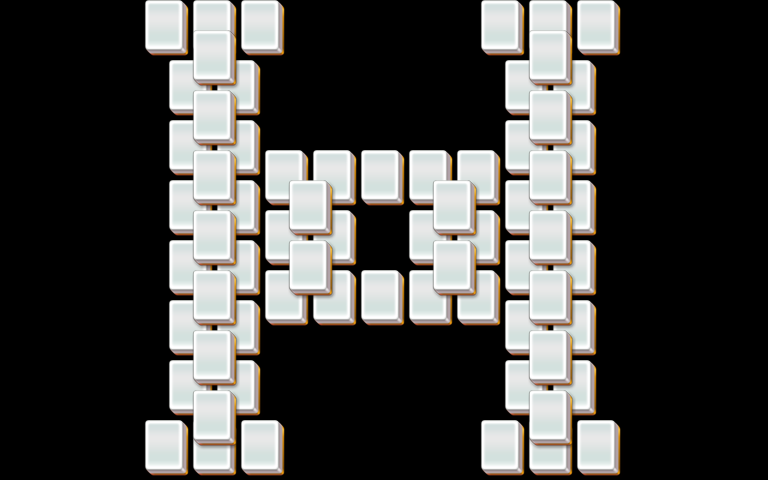

A level layout from a 2D game, rendered from its tile map. Below: a short description, then the map file with tile-grid data replaced by summaries:
An orthogonal 32x16 tile map with 24x30 px tiles, 5 tile layers (layer1, layer2, layer3, layer4, ...).

<map version="1.0" orientation="orthogonal" width="32" height="16" tilewidth="24" tileheight="30">
 <properties>
  <property name="species" value="20" />
 </properties>
 <tileset firstgid="1" name="mahjong" tilewidth="48" tileheight="60">
  <image source="mahjong.png" />
 </tileset>
 <layer name="layer1" width="32" height="16">
  <data>[512 cells, 50 non-empty, 1 distinct tile ids]</data>
 </layer>
 <layer name="layer2" width="32" height="16">
  <data>[512 cells, 50 non-empty, 1 distinct tile ids]</data>
 </layer>
 <layer name="layer3" width="32" height="16">
  <data>[512 cells, 18 non-empty, 1 distinct tile ids]</data>
 </layer>
 <layer name="layer4" width="32" height="16">
  <data>[512 cells, 0 non-empty, 0 distinct tile ids]</data>
 </layer>
 <layer name="layer5" width="32" height="16">
  <data>[512 cells, 0 non-empty, 0 distinct tile ids]</data>
 </layer>
</map>
